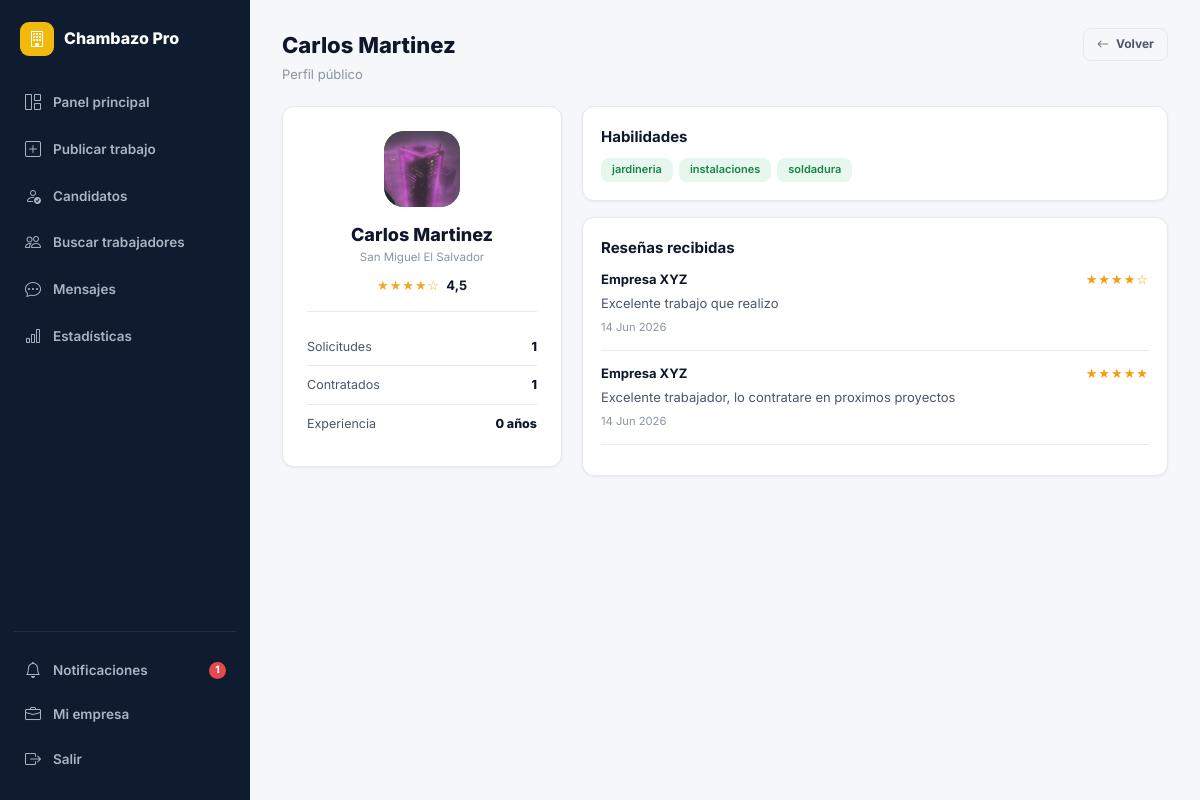
Screenshot of /perfil/1/ (signed in) with the database file from the repository.
### core/models.py (models this page shows, shortened)
class UserProfile(models.Model):
    ROL_CHOICES = [('trabajador', 'Trabajador'), ('contratista', 'Contratista')]
    user        = models.OneToOneField(User, on_delete=models.CASCADE, related_name='profile')
    rol         = models.CharField(max_length=20, choices=ROL_CHOICES)
    telefono    = models.CharField(max_length=20, blank=True)
    ubicacion   = models.CharField(max_length=100, blank=True)
    lat         = models.FloatField(null=True, blank=True)
    lng         = models.FloatField(null=True, blank=True)
    descripcion = models.TextField(blank=True)
    habilidades = models.JSONField(default=list, blank=True)
    empresa     = models.CharField(max_length=100, blank=True)
    foto        = models.ImageField(upload_to='fotos/', null=True, blank=True)
    verificado  = models.BooleanField(default=False)
    calificacion= models.FloatField(default=0.0)
    total_trabajos = models.IntegerField(default=0)
    notif_email = models.BooleanField(default=True)
    notif_sistema = models.BooleanField(default=True)
    disponible  = models.BooleanField(default=True)   # activo para contratar
    tarifa_hora = models.DecimalField(max_digits=8, decimal_places=2, null=True, blank=True)
    experiencia_anos = models.PositiveIntegerField(default=0)
    portfolio_url = models.URLField(blank=True)
    @property
    def nombre_display(self):
        if self.rol == 'contratista' and self.empresa:
            return self.empresa
        return self.user.get_full_name() or self.user.username
    @property
    def estrellas(self):
        cal = round(self.calificacion)
        return '★' * cal + '☆' * (5 - cal)

class Resena(models.Model):
    trabajo     = models.ForeignKey(Trabajo, on_delete=models.CASCADE, related_name='resenas', null=True, blank=True)
    solicitud   = models.ForeignKey(Solicitud, on_delete=models.SET_NULL, null=True, blank=True, related_name='resenas')
    autor       = models.ForeignKey(User, on_delete=models.CASCADE, related_name='resenas_dadas')
    destinatario= models.ForeignKey(User, on_delete=models.CASCADE, related_name='resenas_recibidas')
    calificacion= models.IntegerField(default=5)
    comentario  = models.TextField()
    etiquetas   = models.CharField(max_length=255, blank=True, help_text="Etiquetas separadas por comas")
    creado      = models.DateTimeField(auto_now_add=True)
    class Meta:
        ordering = ['-creado']
    @property
    def estrellas(self):
        return '★' * self.calificacion + '☆' * (5 - self.calificacion)

### core/views.py (the view)
# urls.py: path('perfil/<int:user_pk>/', views.perfil_publico, name='perfil_publico'),
@login_required
def perfil_publico(request, user_pk):
    user_obj = get_object_or_404(User, pk=user_pk)
    profile = user_obj.profile
    resenas = Resena.objects.filter(destinatario=user_obj)[:10]
    mis_sols = Solicitud.objects.filter(trabajador=user_obj)
    stats = {'aplicaciones': mis_sols.count(), 'contratados': mis_sols.filter(estado='contratado').count()}
    ctx = ctx_base(request)
    ctx.update({'profile': profile, 'resenas': resenas, 'stats': stats, 'user_obj': user_obj})
    return render(request, 'core/perfil_publico.html', ctx)

### core/views.py (called while the page is built)
def ctx_base(request):
    ctx = {'GOOGLE_MAPS_KEY': settings.GOOGLE_MAPS_API_KEY}
    if request.user.is_authenticated:
        ctx['notif_count'] = Notificacion.objects.filter(usuario=request.user, leida=False).count()
        if request.user.profile.rol == 'trabajador':
            ctx['urgentes_count'] = Trabajo.objects.filter(activo=True, es_urgente=True).count()
            ctx['solicitudes_pend_count'] = Solicitud.objects.filter(
                trabajador=request.user, estado__in=['pendiente', 'en_revision']).count()
    return ctx

### core/templates/core/perfil_publico.html (shortened to what this page needs)
{% extends 'core/base.html' %}
{% block body %}
{% if request.user.profile.rol == 'contratista' %}{% include 'core/_sidebar_contratista.html' %}{% else %}{% include 'core/_sidebar_trabajador.html' %}{% endif %}
<div class="page-hd"><div><h1>{{ profile.nombre_display }}</h1><p>Perfil público</p></div>
  <a href="javascript:history.back()" class="btn btn-outline btn-sm"><i class="bi bi-arrow-left"></i> Volver</a>
</div>
<div class="layout-2col">
  <div class="profile-card">
    <div class="profile-av-lg">{% if profile.foto %}<img src="{{ profile.foto.url }}" alt="">{% else %}<i class="bi bi-person-fill"></i>{% endif %}</div>
    <div class="fw-800 t-h2">{{ profile.nombre_display }}</div>
    <div class="t-xs t-muted mb-8">{{ profile.ubicacion|default:"El Salvador" }}</div>
    {% if profile.calificacion > 0 %}<div class="flex-c gap-6" style="justify-content:center;"><span class="stars">{{ profile.estrellas }}</span><span class="fw-700 t-sm">{{ profile.calificacion }}</span></div>{% endif %}
    <div class="divider"></div>
    <div class="mini-stat-row"><span class="lbl">Solicitudes</span><span class="val">{{ stats.aplicaciones }}</span></div>
    <div class="mini-stat-row"><span class="lbl">Contratados</span><span class="val">{{ stats.contratados }}</span></div>
    <div class="mini-stat-row"><span class="lbl">Experiencia</span><span class="val">{{ profile.experiencia_anos }} años</span></div>
  </div>
  <div>
    {% if profile.habilidades %}
    <div class="card mb-16"><div class="card-body">
      <h4 class="t-h3 mb-10">Habilidades</h4>
      <div style="display:flex;flex-wrap:wrap;gap:6px;">{% for h in profile.habilidades %}<span class="skill-tag">{{ h }}</span>{% endfor %}</div>
    </div></div>
    {% endif %}
    <div class="card"><div class="card-body">
      <h4 class="t-h3 mb-10">Reseñas recibidas</h4>
      {% for r in resenas %}
      <div style="padding-bottom:12px;margin-bottom:12px;border-bottom:1px solid var(--border);">
        <div class="flex-bc mb-4">
          <span class="fw-700 t-sm">{{ r.autor.profile.nombre_display }}</span>
          <span class="stars" style="font-size:13px;color:#f59e0b;">{{ r.estrellas }}</span>
        </div>
        <p class="t-sm t-mid" style="margin:0;">{{ r.comentario }}</p>
        <span style="font-size:0.7rem;color:var(--muted);">{{ r.creado|date:"d M Y" }}</span>
      </div>
      {% empty %}<p class="t-sm t-muted">Sin reseñas aún.</p>{% endfor %}
    </div></div>
  </div>
</div>
{% include 'core/_sidebar_close.html' %}
{% endblock %}

### core/templates/core/base.html (shortened to what this page needs)
{% load static %}
<!DOCTYPE html>
<html lang="es">
<head>
  <link href="https://cdn.jsdelivr.net/npm/bootstrap-icons@1.11.3/font/bootstrap-icons.min.css" rel="stylesheet">
  <link rel="stylesheet" href="{% static 'css/chambazo.css' %}">
</head>
<body>
{% block body %}{% endblock %}
</body>
</html>

### core/templates/core/_sidebar_contratista.html (shortened to what this page needs)
<div class="app-shell">
<aside class="app-sidebar" id="appSidebar">
  <div class="sidebar-brand">
    <div class="brand-icon yellow"><i class="bi bi-building"></i></div>
    <span class="sidebar-brand-text">Chambazo Pro</span>
  </div>
  <nav class="sidebar-nav">
    <a href="{% url 'panel_contratista' %}" class="sidebar-link {% if active == 'panel' %}active yellow{% endif %}">
      <i class="bi bi-grid-1x2"></i> Panel principal
    </a>
    <a href="{% url 'publicar_trabajo' %}" class="sidebar-link {% if active == 'publicar' %}active yellow{% endif %}">
      <i class="bi bi-plus-square"></i> Publicar trabajo
    </a>
    <a href="{% url 'candidatos_general' %}" class="sidebar-link {% if active == 'candidatos' %}active yellow{% endif %}">
      <i class="bi bi-person-check"></i> Candidatos
    </a>
    <a href="{% url 'buscar_trabajadores' %}" class="sidebar-link {% if active == 'buscar_trab' %}active yellow{% endif %}">
      <i class="bi bi-people"></i> Buscar trabajadores
    </a>
    <a href="{% url 'mensajes' %}" class="sidebar-link {% if active == 'mensajes' %}active yellow{% endif %}">
      <i class="bi bi-chat-dots"></i> Mensajes
    </a>
    <a href="{% url 'estadisticas' %}" class="sidebar-link {% if active == 'stats' %}active yellow{% endif %}">
      <i class="bi bi-bar-chart"></i> Estadísticas
    </a>
  </nav>
  <div class="sidebar-divider"></div>
  <div class="sidebar-bottom">
    <a href="{% url 'notificaciones' %}" class="sidebar-link {% if active == 'notif' %}active yellow{% endif %}">
      <i class="bi bi-bell"></i> Notificaciones
      {% if notif_count > 0 %}<span class="sidebar-badge">{{ notif_count }}</span>{% endif %}
    </a>
    <a href="{% url 'mi_empresa' %}" class="sidebar-link {% if active == 'empresa' %}active yellow{% endif %}">
      <i class="bi bi-briefcase"></i> Mi empresa
    </a>
    <a href="{% url 'logout' %}" class="sidebar-link"><i class="bi bi-box-arrow-right"></i> Salir</a>
  </div>
</aside>
<div style="flex:1;min-width:0;display:flex;flex-direction:column;">
  <main class="app-content">

### core/templates/core/_sidebar_close.html
  </main>
</div>
</div>

### rows the page displays
UserProfile: nombre_display "Carlos Martinez", foto (picture), ubicacion "San Miguel El Salvador", estrellas "★★★★☆", calificacion "4,5", experiencia_anos "0"
Resena: autor.profile.nombre_display "Empresa XYZ", estrellas "★★★★☆", comentario "Excelente trabajo que realizo", creado "14 Jun 2026"
Resena: autor.profile.nombre_display "Empresa XYZ", estrellas "★★★★★", comentario "Excelente trabajador, lo contratare en proximos proyectos", creado "14 Jun 2026"

### other values shown
{{ notif_count }} "1"
{{ stats.aplicaciones }} "1"
{{ stats.contratados }} "1"
{{ h }} "jardineria" "instalaciones" "soldadura"
